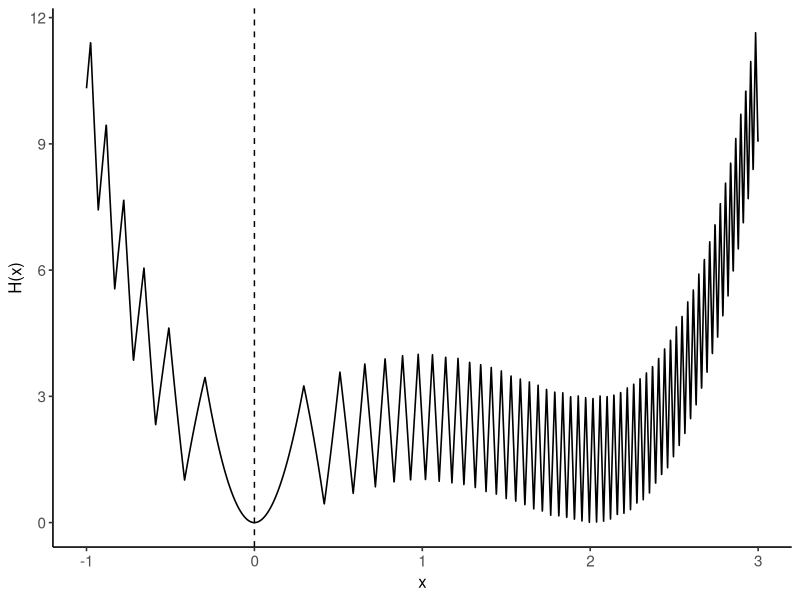
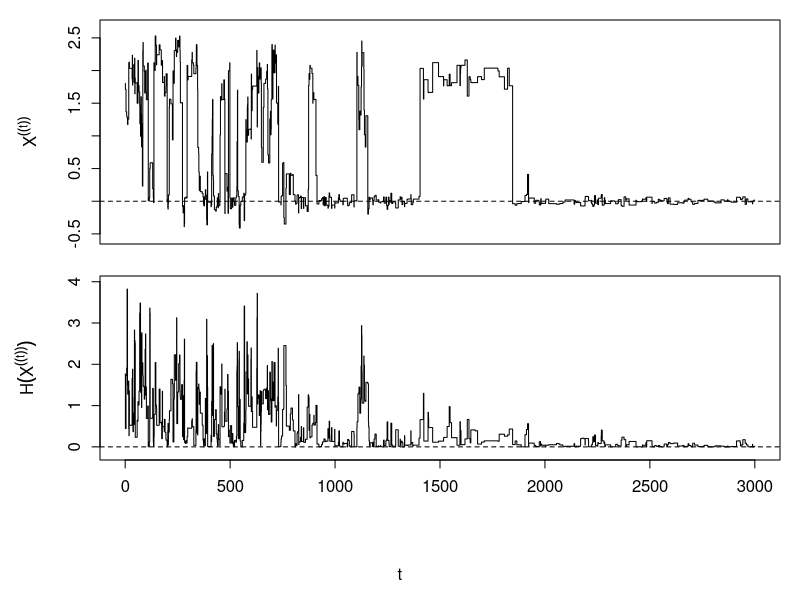
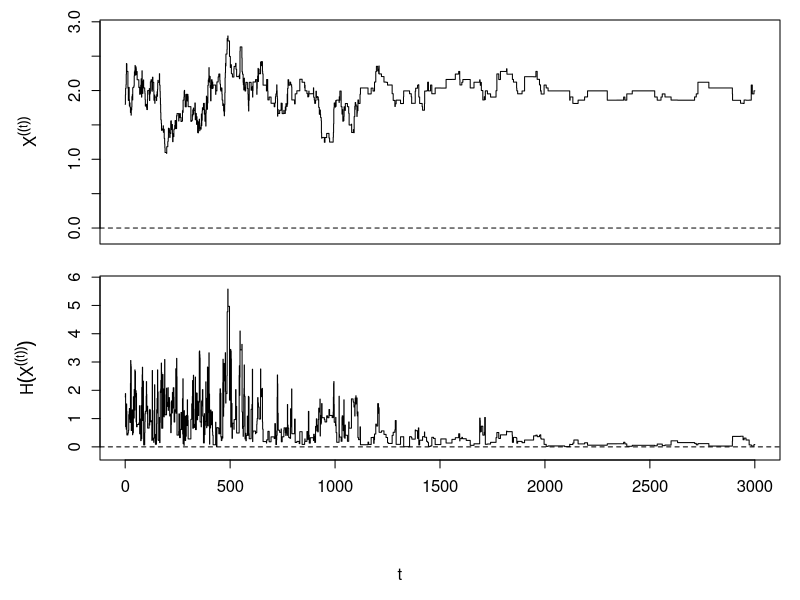
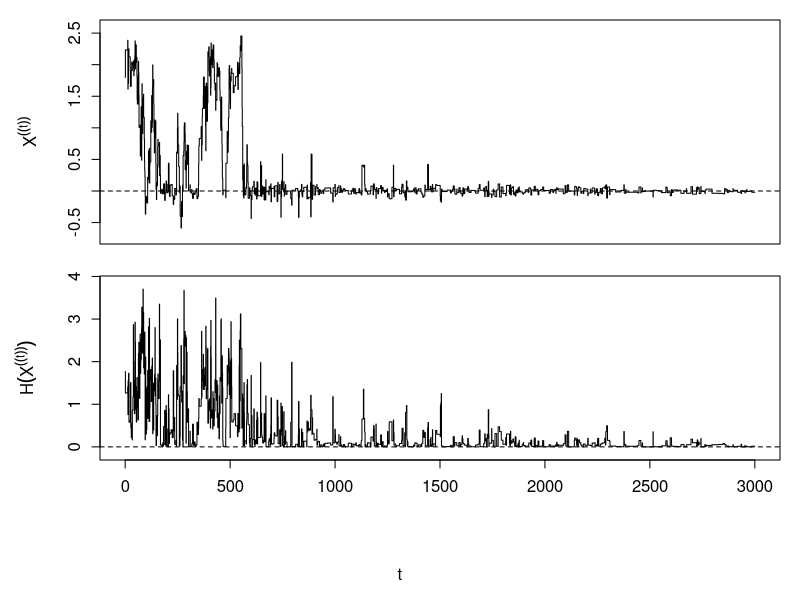
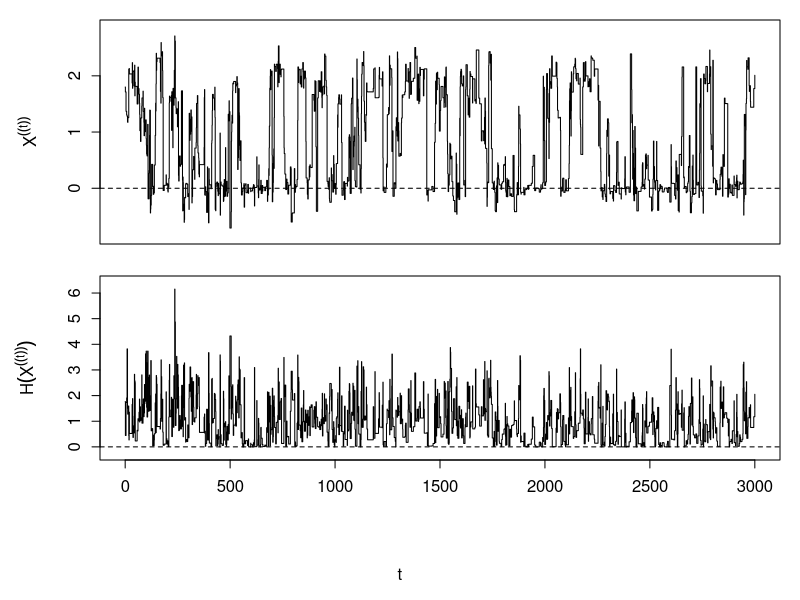
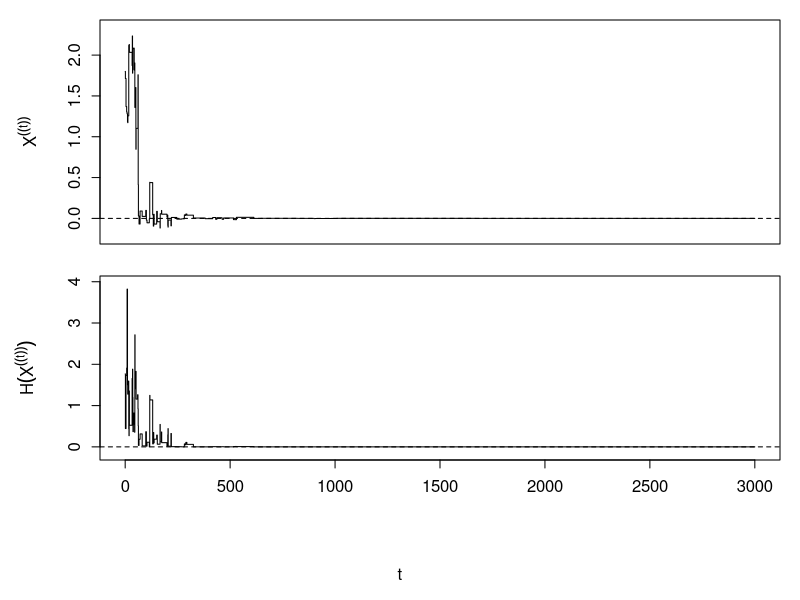
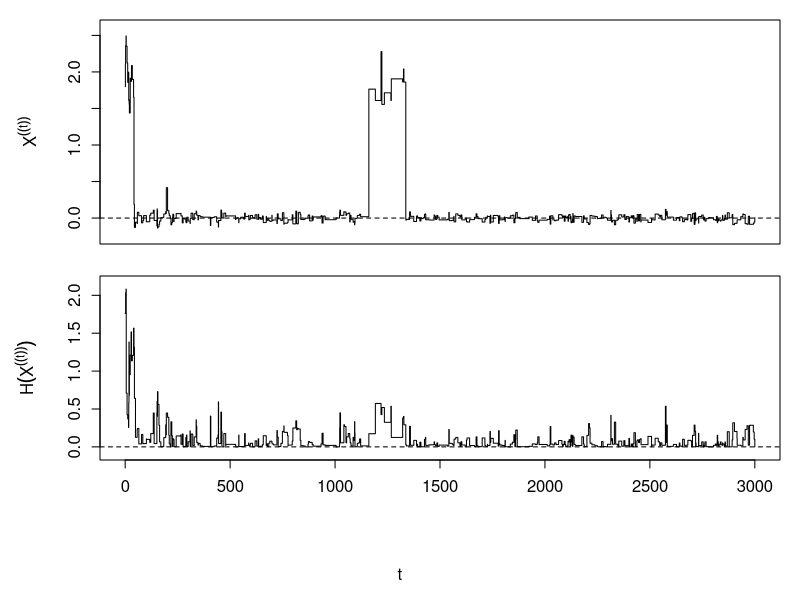

Write R code to recreate these figures, in order.
## ---- chunk 1
Sys.setenv(FONTCONFIG_PATH = "C:/Users/admin/AppData/Roaming/TinyTeX/tlpkg/tlpostcode/xetex/conf")
options(htmltools.dir.version = FALSE)
knitr::opts_chunk$set(dev = "cairo_pdf")
library(ggplot2)
library(MASS)
knitr::opts_chunk$set(
  dev = "cairo_pdf",
  comment = "",        # 全局去掉 ## 前缀
  collapse = TRUE,     # 全局合并代码和输出框
  message = FALSE,     # 全局屏蔽包加载信息
  warning = FALSE,     # 全局屏蔽警告
  fig.align = "center" # 全局让所有图片居中
)
## ---- chunk 2
s_fun <- function(z) {
  r <- abs(z) %% 2
  ifelse(r <= 1, r, 2 - r)
} # s(x)

H_fun <- function(x) {
  ((x - 1)^2 - 1)^2 + 3 * s_fun(11.56 * x^2)
} # H(x)
## ---- chunk 3
# 画出目标函数 H(x) 在 [-1, 3] 上的图像
x_grid <- seq(-1, 3, length.out = 4000)
h_grid <- H_fun(x_grid)
df_h <- data.frame(x = x_grid, H = h_grid)
ggplot(df_h, aes(x = x, y = H)) +
  geom_line(linewidth = 0.55, color = "black") +
  geom_vline(xintercept = 0, linetype = "dashed", color = "black") +
  labs(
    x = "x",
    y = "H(x)"
  ) +
  coord_cartesian(xlim = c(-1, 3)) +
  theme_classic(base_size = 12) +
  theme(
    axis.title = element_text(size = 12),
    axis.text = element_text(size = 11)
  )
## ---- chunk 4
# 模拟退火算法实现
run_sa <- function(n_iter = 3000, x0 = 1.8, beta0 = 1,
                   beta_growth = 1.001, proposal = c("cauchy", "gaussian"),
                   scale = sqrt(0.1),
                   beta_update = function(t, beta0, beta_growth, beta_prev) {
                     beta0 * beta_growth^t
                   }) {
  proposal <- match.arg(proposal)
  if (!is.function(beta_update)) {
    stop("beta_update must be a function.")
  }

  x <- numeric(n_iter + 1)
  h <- numeric(n_iter + 1)
  beta <- numeric(n_iter + 1)
  accepted <- logical(n_iter + 1)
  x[1] <- x0 # 初始点
  h[1] <- H_fun(x0) # 初始点的目标函数值
  beta[1] <- beta0 # 初始beta(inverse temperature)

  for (t in 1:n_iter) {
    beta_now <- beta_update(
      t = t,
      beta0 = beta0,
      beta_growth = beta_growth,
      beta_prev = beta[t]
    ) # 增加 beta
    if (!is.numeric(beta_now) || length(beta_now) != 1 || !is.finite(beta_now)) {
      stop("beta_update must return one finite numeric value.")
    }

    eps <- switch(
      proposal,
      cauchy = rcauchy(1, location = 0, scale = scale),
      gaussian = rnorm(1, mean = 0, sd = scale)
    )
    x_candidate <- x[t] + eps # 新的候选值
    h_candidate <- H_fun(x_candidate)
    log_alpha <- -beta_now * (h_candidate - h[t]) # 计算接受概率的对数

    if (log(runif(1)) < min(0, log_alpha)) {
      x[t + 1] <- x_candidate
      h[t + 1] <- h_candidate
      accepted[t + 1] <- TRUE
    } else {
      x[t + 1] <- x[t]
      h[t + 1] <- h[t]
    }
    beta[t + 1] <- beta_now
  }

  data.frame(
    t = 0:n_iter,
    x = x,
    H = h,
    beta = beta,
    accepted = accepted,
    proposal = proposal
  )
}
## ---- chunk 5
# 画图函数：展示 X[t] 和 H(X[t]) 随时间 t 的变化
trace_plot <- function(sa_result, plot_title = NULL) {
  old_par <- par(no.readonly = TRUE)
  on.exit(par(old_par))

  xlim <- range(sa_result$t)
  ylim_x <- extendrange(c(sa_result$x, 0), f = 0.04)
  ylim_h <- extendrange(c(sa_result$H, 0), f = 0.04)

  par(
    mfrow = c(2, 1),
    mar = c(0.8, 5, 1, 1),
    oma = c(4, 0, 0, 0),
    mgp = c(3, 0.8, 0),
    tcl = -0.4
  )

  plot(
    sa_result$t, sa_result$x,
    type = "s",
    xlim = xlim,
    ylim = ylim_x,
    xaxt = "n",
    xlab = "",
    ylab = expression(X^((t))),
    col = "black",
    lwd = 1
  )
  abline(h = 0, lty = 2, col = "black")

  par(mar = c(3, 5, 0.8, 1))
  plot(
    sa_result$t, sa_result$H,
    type = "s",
    xlim = xlim,
    ylim = ylim_h,
    xlab = "",
    ylab = expression(H(X^((t)))),
    col = "black",
    lwd = 1
  )
  abline(h = 0, lty = 2, col = "black")
  mtext(expression(t), side = 1, outer = TRUE, line = 2.2)

  invisible(plot_title)
}
## ---- chunk 6
set.seed(42)
sa_cauchy <- run_sa(proposal = "cauchy")
cat("Cauchy proposal 的接受率:", mean(sa_cauchy$accepted[-1]), "\n")
cat("最后一次迭代的 X_t:", tail(sa_cauchy$x, 1), "\n")
cat("最后一次迭代的 H(X_t):", tail(sa_cauchy$H, 1), "\n")
## ---- chunk 7
trace_plot(sa_cauchy, "Cauchy proposal")
## ---- chunk 8
set.seed(42)
sa_gaussian <- run_sa(proposal = "gaussian",scale = sqrt(0.01)) # 取较小的方差
cat("Gaussian proposal 的接受率:", mean(sa_gaussian$accepted[-1]), "\n")
cat("最后一次迭代的 X_t:", tail(sa_gaussian$x, 1), "\n")
cat("最后一次迭代的 H(X_t):", tail(sa_gaussian$H, 1), "\n")
## ---- chunk 9
trace_plot(sa_gaussian, "Gaussian proposal")
## ---- chunk 10
set.seed(42)
sa_gaussian2 <- run_sa(proposal = "gaussian",scale = sqrt(0.1)) # 取较大的方差
trace_plot(sa_gaussian2, "Gaussian proposal")
## ---- chunk 11
set.seed(42)
cauchy2 <- run_sa(proposal = "cauchy", beta_growth = 1.0001) # 取较小的alpha
trace_plot(cauchy2, "Cauchy proposal")
## ---- chunk 12
set.seed(42)
cauchy3 <- run_sa(proposal = "cauchy", beta_growth = 1.01) # 取较大的alpha
trace_plot(cauchy3, "Cauchy proposal")
## ---- chunk 13
# logarithmic tempering
cauchy4 <- run_sa(
  proposal = "cauchy",
  beta_update = function(t, beta0, ...) log(1 + t) / beta0
)
trace_plot(cauchy4, "Cauchy proposal")
